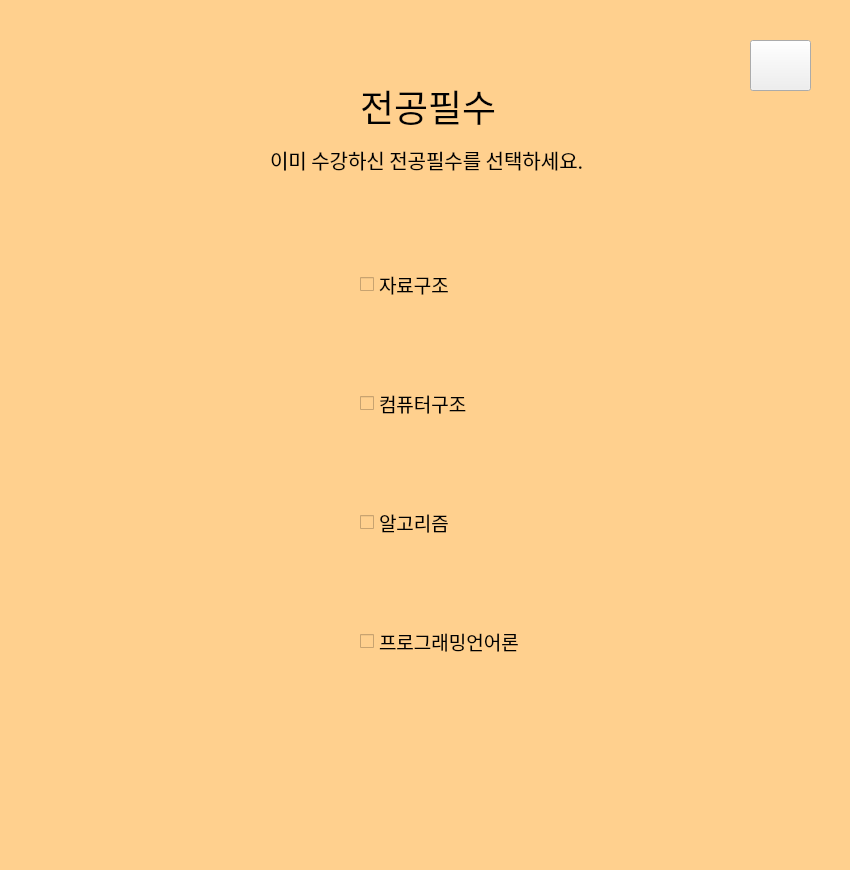
<?xml version="1.0" encoding="UTF-8"?>
<ui version="4.0">
 <class>MajorEssentialOption</class>
 <widget class="QMainWindow" name="MajorEssentialOption">
  <property name="geometry">
   <rect>
    <x>0</x>
    <y>0</y>
    <width>850</width>
    <height>870</height>
   </rect>
  </property>
  <property name="windowTitle">
   <string>MainWindow</string>
  </property>
  <property name="styleSheet">
   <string notr="true">background-color: transparent;
background-color: rgb(255, 208, 142);
</string>
  </property>
  <widget class="QWidget" name="centralwidget">
   <widget class="QLabel" name="label_main_liberal_option_title">
    <property name="geometry">
     <rect>
      <x>360</x>
      <y>80</y>
      <width>171</width>
      <height>51</height>
     </rect>
    </property>
    <property name="font">
     <font>
      <family>배달의민족 주아</family>
      <pointsize>28</pointsize>
      <weight>50</weight>
      <bold>false</bold>
     </font>
    </property>
    <property name="text">
     <string>전공필수</string>
    </property>
   </widget>
   <widget class="QLabel" name="label_main_liberal_ment">
    <property name="geometry">
     <rect>
      <x>270</x>
      <y>139</y>
      <width>741</width>
      <height>41</height>
     </rect>
    </property>
    <property name="font">
     <font>
      <family>배달의민족 주아</family>
      <pointsize>15</pointsize>
     </font>
    </property>
    <property name="styleSheet">
     <string notr="true">background-color: transparent;</string>
    </property>
    <property name="text">
     <string>이미 수강하신 전공필수를 선택하세요. </string>
    </property>
   </widget>
   <widget class="QPushButton" name="pushButton_right_arrow">
    <property name="geometry">
     <rect>
      <x>750</x>
      <y>40</y>
      <width>61</width>
      <height>51</height>
     </rect>
    </property>
    <property name="styleSheet">
     <string notr="true">#pushButton_right_arrow{
background-color: transparent;
border-image: url(:right_arrow3.png);
background: none;
background-repeat: none;
}</string>
    </property>
    <property name="text">
     <string/>
    </property>
   </widget>
   <widget class="QWidget" name="layoutWidget">
    <property name="geometry">
     <rect>
      <x>360</x>
      <y>189</y>
      <width>291</width>
      <height>551</height>
     </rect>
    </property>
    <layout class="QVBoxLayout" name="verticalLayout">
     <item>
      <widget class="QCheckBox" name="checkBox_2_0">
       <property name="font">
        <font>
         <family>배달의민족 주아</family>
         <pointsize>14</pointsize>
        </font>
       </property>
       <property name="text">
        <string>자료구조</string>
       </property>
      </widget>
     </item>
     <item>
      <widget class="QCheckBox" name="checkBox_2_1">
       <property name="font">
        <font>
         <family>배달의민족 주아</family>
         <pointsize>14</pointsize>
        </font>
       </property>
       <property name="text">
        <string>컴퓨터구조</string>
       </property>
      </widget>
     </item>
     <item>
      <widget class="QCheckBox" name="checkBox_2_2">
       <property name="font">
        <font>
         <family>배달의민족 주아</family>
         <pointsize>14</pointsize>
        </font>
       </property>
       <property name="text">
        <string>알고리즘</string>
       </property>
      </widget>
     </item>
     <item>
      <widget class="QCheckBox" name="checkBox_2_3">
       <property name="font">
        <font>
         <family>배달의민족 주아</family>
         <pointsize>14</pointsize>
        </font>
       </property>
       <property name="text">
        <string>프로그래밍언어론</string>
       </property>
      </widget>
     </item>
    </layout>
   </widget>
   <widget class="QLabel" name="label_borderline">
    <property name="geometry">
     <rect>
      <x>-19</x>
      <y>-24</y>
      <width>889</width>
      <height>904</height>
     </rect>
    </property>
    <property name="styleSheet">
     <string notr="true">background-color: transparent;</string>
    </property>
    <property name="text">
     <string/>
    </property>
    <property name="pixmap">
     <pixmap resource="menu_logo.qrc">:/borderline.png</pixmap>
    </property>
    <property name="scaledContents">
     <bool>true</bool>
    </property>
   </widget>
   <widget class="QLabel" name="label">
    <property name="geometry">
     <rect>
      <x>600</x>
      <y>630</y>
      <width>191</width>
      <height>171</height>
     </rect>
    </property>
    <property name="styleSheet">
     <string notr="true">background-color:transparent</string>
    </property>
    <property name="text">
     <string/>
    </property>
    <property name="pixmap">
     <pixmap resource="menu_logo.qrc">:/5c06a53de64c4.png</pixmap>
    </property>
    <property name="scaledContents">
     <bool>true</bool>
    </property>
   </widget>
   <zorder>label_borderline</zorder>
   <zorder>label_main_liberal_option_title</zorder>
   <zorder>label_main_liberal_ment</zorder>
   <zorder>pushButton_right_arrow</zorder>
   <zorder>layoutWidget</zorder>
   <zorder>label</zorder>
  </widget>
  <widget class="QMenuBar" name="menubar">
   <property name="geometry">
    <rect>
     <x>0</x>
     <y>0</y>
     <width>850</width>
     <height>26</height>
    </rect>
   </property>
  </widget>
  <widget class="QStatusBar" name="statusbar"/>
 </widget>
 <resources>
  <include location="menu_logo.qrc"/>
 </resources>
 <connections/>
</ui>
